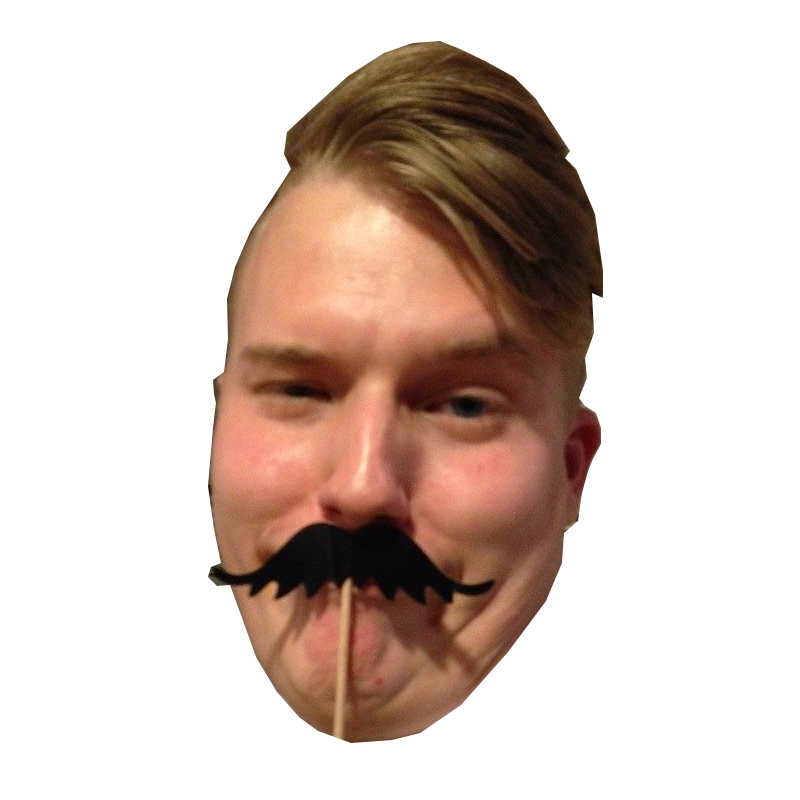
#> input picture Faur2.png, 800 x 800 px
$ python workshop2_sequential.py
#> lines starting #> are read from the running program, lines starting #| are printed output that depends on the picture
"""
Code based on resorces from:
https://inst.eecs.berkeley.edu/~ee123/sp16/Sections/JPEG_DCT_Demo.html
https://github.com/gk7huki/pydct/blob/master/dct.py
https://www.nayuki.io/page/fast-discrete-cosine-transform-algorithms
https://www.youtube.com/watch?v=mGWSbGoMrI4
https://stackoverflow.com/questions/13171329/dct-2d-without-fft
https://cs.stanford.edu/people/eroberts/courses/soco/projects/data-compression/lossy/jpeg/dct.htm
"""
# Import all relevant libraries here:

import os
import numpy as np
import matplotlib.pyplot as plt
import scipy
from scipy import misc
import math
from math import cos
from PIL import Image
import numpy as np
# Load in the image
f = np.asarray(Image.open("Faur2.png").convert('L'), dtype='int16')
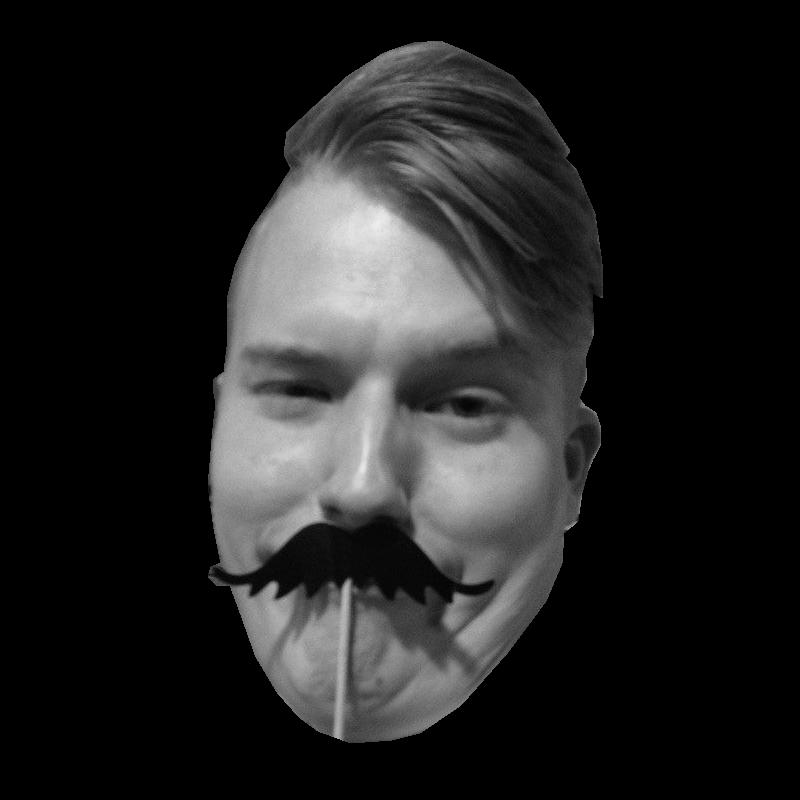
#> f: shape (800, 800) int16; min 0, max 237, mean 33.9
print('image matrix size: ', f.shape )
#| image matrix size:  (800, 800)

def close_figure(event):
    if event.key == 'escape':
        plt.close(event.canvas.figure)

def show(im, text, imgtype=0):
	fig = plt.figure()
	if (imgtype == 1):
		plt.imshow(im,cmap='gray',vmax = np.max(im)*0.01,vmin = 0)
	else:
		plt.imshow(im, cmap=plt.cm.Greys_r)

	plt.title(text)
	plt.colorbar()
	plt.gcf().canvas.mpl_connect('key_press_event', close_figure)
	plt.show()
# Sample smaller size. NOTE, you can comment this out if you want to process the entire image
pos = 175
size = 256
f = f[pos:pos+size,pos:pos+size]
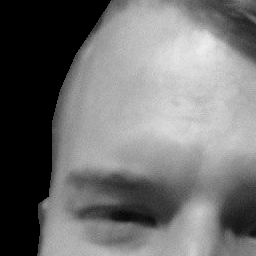
#> f: shape (256, 256) int16; min 0, max 237, mean 113.4


# Initialize some parameters

n = 8  # This will be the window in which we perform our DCT
sumd = 0 # INI value

def cosp(i,j,n): # This is the funky cos function inside the DCT
    output = 0
    output = cos(((2*i)+1)*j*math.pi/(2*n))
    return output

# Create some blank matrices to store our data

dctmatrix = np.zeros(np.shape(f)) # Create a DCT matrix in which to plug our values :)
f = f.astype(np.int16) # Convert so we can subtract 128 from each pixel
f = f-128 # As said above
f2 = np.zeros(np.shape(f)) # This will be where the compressed image goes
def convolveDCT(f,n,u,v,a,b): # This convolve function compute DCT for nxn @ axb location
    sumd = 0                               #INI value
    for x in np.r_[0:n]:
        for y in np.r_[0:n]:
            u = u%n
            v = v%n
            sumd += f[x+a,y+b]*cosp(x,u,n)*cosp(y,v,n)
    # Now, need to perform the functions outside of the sum values
    if u == 0: sumd *= 1/math.sqrt(2)
    else: sumd *= 1
    if v == 0: sumd *= 1/math.sqrt(2)
    else: sumd *= 1
    sumd *= 1/math.sqrt(2*n)

    return sumd

# First we need to take into account our multiple nxn windows that jump across the image
print("Creating tile sequentially #1")
for a in np.r_[0:np.shape(f)[0]:n]:
	print(f'Created{a} tiles')
	for b in np.r_[0:np.shape(f)[1]:n]:
		# Below, compute the DCT for a given uxv location in the DCT Matrix
		for u in np.r_[a:a+n]:
			for v in np.r_[b:b+n]:
#> (the run stopped early here; a loop or call above may not have finished)
